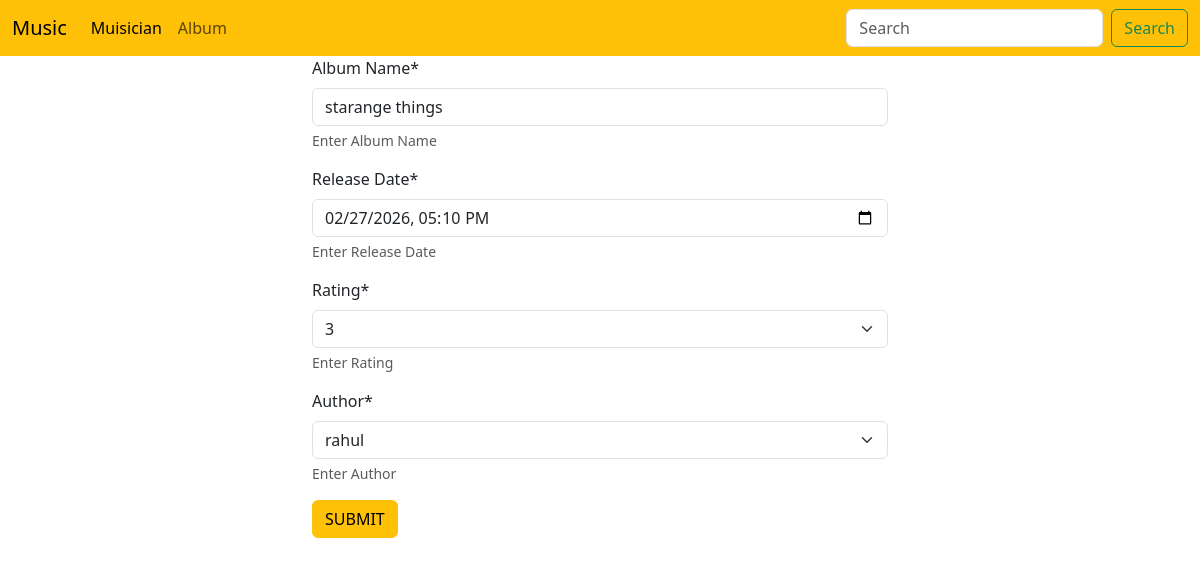
The app's page /album/edit_album/4 with its own data.
### album/models.py (models this page shows, shortened)
class Album(models.Model):
    album_name=models.CharField(max_length=200)
    album_release_date=models.DateTimeField()
    r_choices=[
        (1, '1'),
        (2, '2'),
        (3, '3'),
        (4, '4'),
        (5, '5'),
    ]
    rating=models.IntegerField(choices=r_choices)
    author=models.ForeignKey(Musician,on_delete=models.CASCADE)

### album/views.py (the view)
# urls.py: path('edit_album/<int:id>',views.edit_album,name='edit_album'),
def edit_album(request,id):
    a=Album.objects.get(pk=id)
    form=forms.AlbumForm(instance=a)
    if request.method =='POST':
        form=forms.AlbumForm(request.POST,instance=a)
        if form.is_valid():
            form.save()
            return redirect('album_home')
    return render(request,'pages/album_add_album.html', {'form':form})

### album/forms.py
class AlbumForm(forms.ModelForm):
    class Meta:
        model=Album
        fields='__all__'
        labels={
            'album_name':'Album Name',
            'album_release_date':'Release Date',
            'rating':'Rating',
            'author':'Author'
        }
        help_texts={
            'album_name':'Enter Album Name',
            'album_release_date':'Enter Release Date',
            'rating':'Enter Rating',
            'author':'Enter Author'
        }
        widgets = {
            'album_release_date': forms.DateTimeInput(attrs={'type': 'datetime-local'})
        }

### musician/models.py (called while the page is built)
    def __str__(self):
        return f"{self.first_name}"

### album/Templates/pages/album_add_album.html (shortened to what this page needs)
{% extends 'base/base.html' %}
{% load crispy_forms_tags %}
{% block content %}
{% include 'components/header.html' %}
<div class="container w-50">
    <form action="" method="POST">
         {{form | crispy }}
         <button type="submit" class="btn btn-warning">SUBMIT</button>
    </form>
</div>
{% endblock %}

### records on screen
Album: album_name "starange things", album_release_date "02/27/2026 17:10", rating "3", author "rahul"
